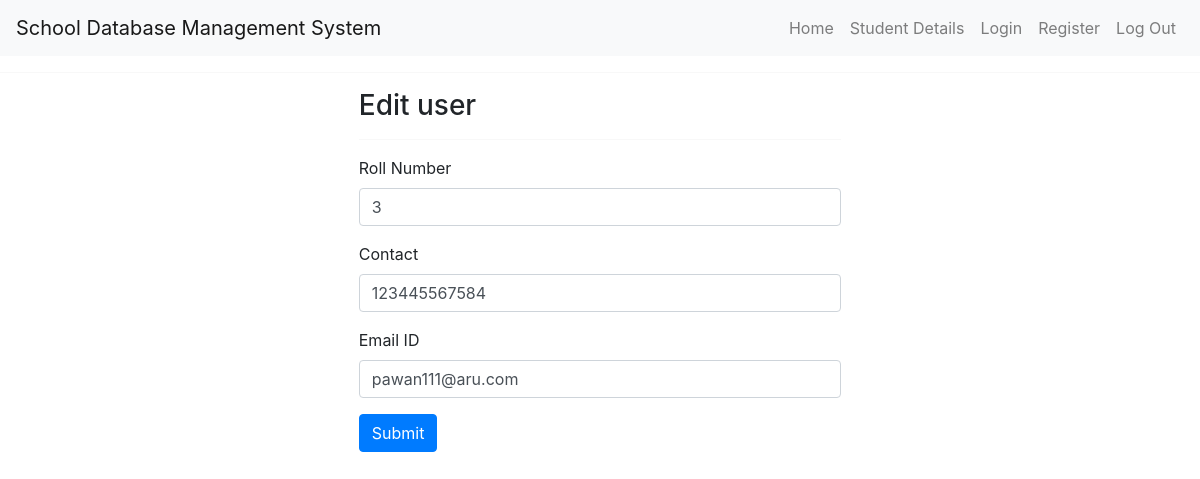
Page /edit_user/3 on the committed database.
### tables this page shows
CREATE TABLE "student" (
	"Rollno"	INTEGER NOT NULL UNIQUE,
	"Name"	REAL NOT NULL,
	"Contact"	NUMERIC NOT NULL UNIQUE,
	"emailID"	TEXT NOT NULL,
	PRIMARY KEY("Rollno")
);

### main.py (the view, shortened to what this page needs)
@app.route("/edit_user/<string:rollno>", methods=['POST', 'GET'])
def edit_user(rollno):
    con = sql.connect("users.db")
    con.row_factory = sql.Row
    cur = con.cursor()
    cur.execute("SELECT * FROM student WHERE Rollno=?", (rollno,))
    data = cur.fetchone()
    return render_template("edit_user.html", datas=data)

### templates/edit_user.html (shortened to what this page needs)
<!doctype html>
<html lang="en">
<head>
    <link href="https://cdn.jsdelivr.net/npm/bootstrap@5.3.0/dist/css/bootstrap.min.css" rel="stylesheet"
>
  <link rel="stylesheet" href="https://stackpath.bootstrapcdn.com/bootstrap/4.5.2/css/bootstrap.min.css">
</head>
<body>
  <nav class="navbar navbar-expand-lg navbar-light bg-light">
    <a class="navbar-brand" href="/">School Database Management System</a>
    <div class="collapse navbar-collapse">
      <ul class="navbar-nav ml-auto">
        <li class="nav-item">
          <a class="nav-link" href="{{ url_for('home') }}">Home</a>
        </li>
        <li class="nav-item">
          <a class="nav-link" href="{{ url_for('index') }}">Student Details</a>
        </li>
        {% if not logged_in: %}
        <li class="nav-item">
          <a class="nav-link" href="{{ url_for('login') }}">Login</a>
        </li>
        <li class="nav-item">
          <a class="nav-link" href="{{ url_for('register') }}">Register</a>
        </li>
        {% endif %}
        <li class="nav-item">
          <a class="nav-link" href="{{ url_for('login') }}">Log Out</a>
        </li>
      </ul>
    </div>
  </nav>
  <hr>
<div class='row'>
    <div class='col-5 mx-auto'>
        <h3>Edit user</h3>
        <hr>
        <form method='post' action='{{ url_for("edit_user", rollno=datas.Rollno) }}'>
            <div class='form-group'>
                <label>Roll Number</label>
                <input type='number' name='Rollno' required class='form-control' value='{{ datas.Rollno }}'>
            </div>
            <div class='form-group'>
                <label>Contact</label>
                <input type='number' name='Contact' required class='form-control' value='{{ datas.Contact }}'>
            </div>
            <div class='form-group'>
                <label>Email ID</label>
                <input type='email' name='emailID' required class='form-control' value='{{ datas.emailID }}'>
            </div>
            <input type='submit' value='Submit' class='btn btn-primary'>
        </form>
    </div>
</div>
</body>
</html>

### rows in the picture
student: Rollno "3", Contact "123445567584", emailID "pawan111@aru.com"
